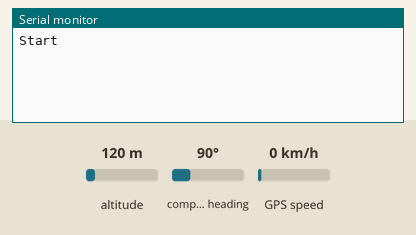
The sketch below on a simulated Arduino Uno, built with avr-gcc and run on an emulated ATmega328P. Parts: the last lines printed to the serial monitor. The test bench sets the inputs (shaded band); at power-on: altitude 120 m, GPS speed 0 km/h, compass heading 90°. The GPS gets a fix after 3 s at 37.7749, -122.4194 with 8 satellites.

Above: at 1.2 s.
1.3 s: altitude set to 20 m
At 3.9 s:
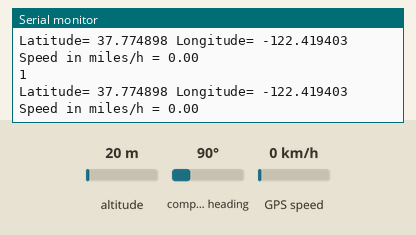
4.5 s: GPS speed set to 2 km/h
At 5.5 s:
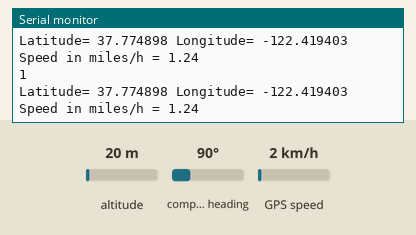
6.0 s: altitude set to 250 m
Timing chart, 0 to 9.0 s (numbered marks = the images above; inputs shaded):
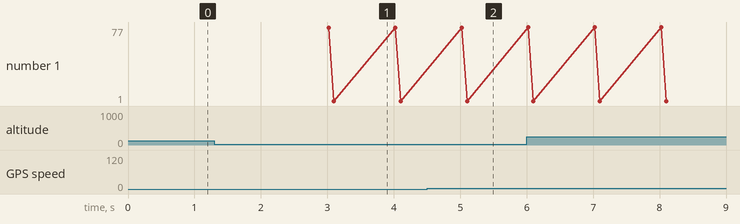

Measured:
- after the input at 1.3 s, the serial monitor: prints a new line after 1.7 s (image 1)
- after the input at 4.5 s, the serial monitor: prints a new line after 0.58 s (image 2)

The sketch:

gps_speed.ino
```cpp
/*
 * Rui Santos
 * Complete Project Details https://randomnerdtutorials.com
 */

#include <TinyGPS++.h>
#include <SoftwareSerial.h>

// The TinyGPS++ object
TinyGPSPlus gps;

// The serial connection to the GPS device
SoftwareSerial ss(4, 3);
// RX, Tx


void setup() {
  Serial.begin(9600);
  ss.begin(9600);
  Serial.print("Start");
}

void loop() {
  // This sketch displays information every time a new sentence is correctly encoded.
  while (ss.available() > 0) {
    gps.encode(ss.read());
    if (gps.location.isUpdated()) {
      Serial.println(ss.available());
      Serial.print("Latitude= ");
      Serial.print(gps.location.lat(), 6);
      Serial.print(" Longitude= ");
      Serial.println(gps.location.lng(), 6);
      Serial.print("Speed in miles/h = ");
      Serial.println(gps.speed.mph());
    }
  }

}
```
